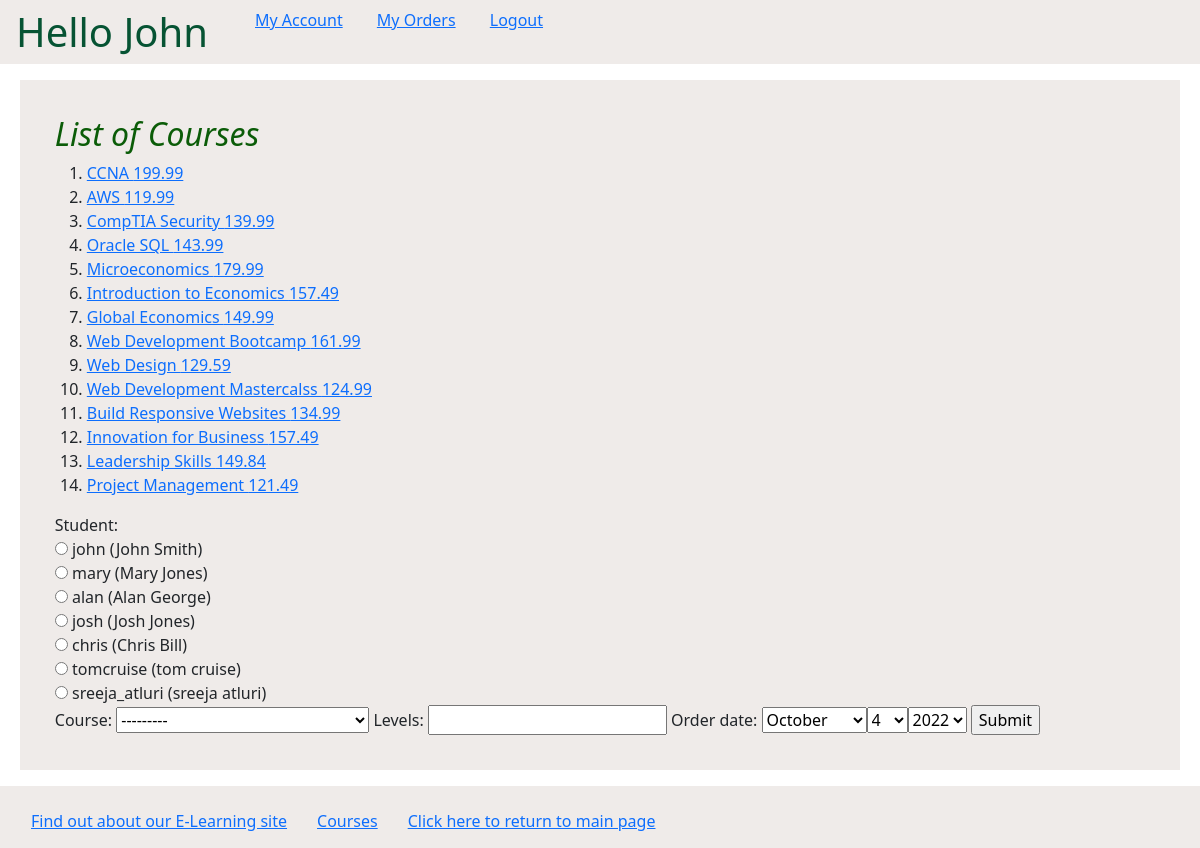
Page /myapp/place_order/ (signed in) on the committed database.
### myapp/models.py (models this page shows, shortened)
class Course(models.Model):
    topic = models.ForeignKey(Topic, related_name='courses', on_delete=models.CASCADE)
    name = models.CharField(max_length=200)
    price = models.DecimalField(max_digits=10, decimal_places=2, validators=[validateprice])
    for_everyone = models.BooleanField(default=True)
    description = models.TextField(max_length=300, null=True, blank=True)
    interested = models.PositiveIntegerField(default=0)
    stages = models.PositiveIntegerField(default=3)
    def __str__(self):
        return f"{self.name}"

### myapp/views.py (the view)
# urls.py: path(r'place_order/', views.place_order, name='place_order'),
@login_required
def place_order(request):
    msg = ''
    courlist = Course.objects.all()
    if request.method == 'POST':
        form = OrderForm(request.POST)
        if form.is_valid():
            order = form.save(commit=False)
            if order.levels <= order.course.stages:
                order.save()
                msg = 'Your course has been ordered successfully.'
                if order.course.price > 150:
                    print(order.course.discount(), "discount**************")
                    order.course.price = order.course.discount()
                    order.course.save()
            else:
                msg = 'You exceeded the number of levels for this course.'
            return render(request, 'myapp/order_response.html', {'msg': msg})
    else:
        form = OrderForm()
    return render(request, 'myapp/placeorder.html', {'form': form, 'msg': msg,
                                                     'courlist': courlist})

### myapp/forms.py
class OrderForm(forms.ModelForm):
    class Meta:
        model = Order
        fields = ['student', 'course', 'levels', 'order_date']
        widgets = {'student': forms.RadioSelect, 'order_date': forms.SelectDateWidget}

### myapp/models.py (called while the page is built)
    def __str__(self):
        return f"{self.username} ({self.first_name} {self.last_name})"

### templates/myapp/placeorder.html (shortened to what this page needs)
{% extends 'myapp/base.html' %}
{% block body_block %}
    <div style="background-color: #efebe9; padding: 3%;">
    {% if courlist %}
        <h2>List of Courses</h2>
        <ol>
            {% for course in courlist %}
                <li><a href="{% url 'myapp:course_detail' cour_id=course.id %}">{{ course.name }} {{ course.price }}</a></li>
            {% endfor %}
        </ol>
    {% else %}
        <strong>There are no available courses!</strong>
    {% endif %}
    <form action="" name="form" method="post">
        {{form}}
        <input type="submit" value="Submit" />
    </form>
    </div>
{% endblock %}

### templates/myapp/base.html (shortened to what this page needs)
<!DOCTYPE html>
{% load static %}
<html>
  <head>
    <link
      rel="stylesheet"
      type="text/css"
      href="{% static 'myapp/style.css' %}"
    />
  <link href="https://cdn.jsdelivr.net/npm/bootstrap@5.2.0/dist/css/bootstrap.min.css" rel="stylesheet">
  </head>
  <body>
    <nav class="navbar navbar-light navbar-expand-lg px-3 pb-0" style="background-color: #efebe9;">
          <div class="collapse navbar-collapse" id="navbarNav">
          <ul class="navbar-nav">
               <li class="nav-item active" style="font-weight: bold">
          <h1 style="    text-align: center;">{% block myhdg %}Hello {{ request.user.first_name }}{% endblock %}</h1>
               </li>
        {% if request.user.is_authenticated %}
            <ul>
             <li class="hbar1 "><a href = "{% url 'myapp:myaccount' %}">My Account</a></li>
            <li class="hbar1"><a href = "{% url 'myapp:myorders' %}">My Orders</a></li>
            <li class="hbar1"><a href = "{% url 'myapp:user_logout' %}">Logout</a></li>
            </ul>
      {% else %}
            <div>
                <li class="hbar1"><a href = "{% url 'myapp:user_login' %}">Login</a></li>
            <li class="hbar1"><a href = "{% url 'myapp:registerstudent' %}">Register</a></li>
            </div>
      {% endif %}
          </ul>
          </div></nav>
    <div class="lg-3 md-5 sm-6 mx-1 p-3">{% block body_block %}*** {% endblock %}</div>
{% if request.user.is_authenticated %}
    <div><nav class="navbar navbar-light navbar-expand-lg px-3 pb-0" style="background-color: #efebe9;">
        <div class="collapse navbar-collapse" id="navbarNav">
        <ul class="navbar-nav">
        <li class="hbar1">
          <a href="/myapp/about/">Find out about our E-Learning site</a>
        </li>
          <li class="hbar1">
          <a href="{% url 'myapp:courses' %}">Courses</a>
        </li>
        <li class="hbar1">
          <a href="{% url 'myapp:index' %}">Click here to return to main page</a
          ><br />
        </li>
      </ul>
        </div></nav>
    </div>
  {% endif %}
  </body>
</html>

### myapp/static/myapp/style.css (style rules this page uses)
.hbar1 { display:inline; margin:15px; }
body { background-color: rgb(167, 193, 182); color: rgb(86 27 139); }
h1 { font-size:50px; color:#065333; font-style:normal; }
h2 { font-size:20px; color:rgb(11, 92, 8); font-style:italic; }

### rows in the picture
Course: name "CCNA", price "199.99"
Course: name "AWS", price "119.99"
Course: name "CompTIA Security", price "139.99"
Course: name "Oracle SQL", price "143.99"
Course: name "Microeconomics", price "179.99"
Course: name "Introduction to Economics", price "157.49"
Course: name "Global Economics", price "149.99"
Course: name "Web Development Bootcamp", price "161.99"
Course: name "Web Design", price "129.59"
Course: name "Web Development Mastercalss", price "124.99"
Course: name "Build Responsive Websites", price "134.99"
Course: name "Innovation for Business", price "157.49"
Course: name "Leadership Skills", price "149.84"
Course: name "Project Management", price "121.49"

### other values in the picture
{{ request.user.first_name }} "John"
